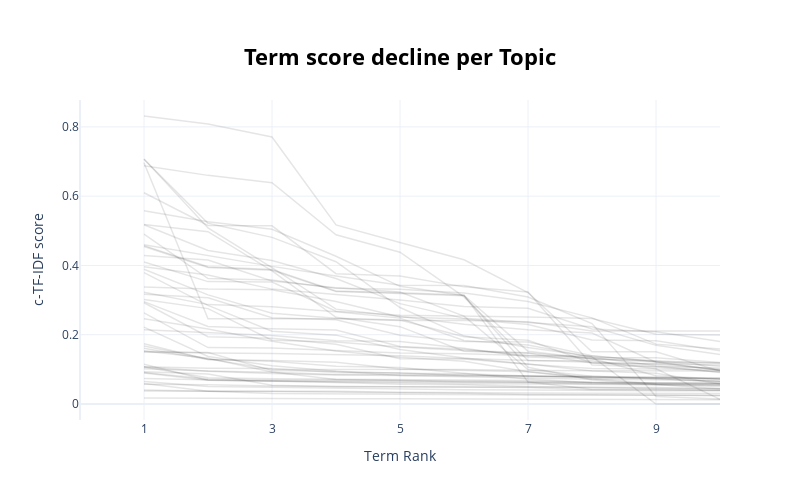

This figure's notebook cell:
### Code cell
topic_model.visualize_term_rank().show()

### Figure 1 — Plotly figure (JSON) as saved in the notebook; plotly's stock layout.template omitted (floating-point values rounded to 4 significant figures)
{"data": [{"hovertext": "<b>Topic -1</b>:call_dudley_cerniglia_inc_morning_", "line": {"color": "black", "width": 1.5}, "mode": "lines+lines", "name": "", "opacity": 0.1, "type": "scatter", "x": [1, 2, 3, 4, 5, 6, 7, 8, 9, 10], "y": [0.03764, 0.03668, 0.03018, 0.02868, 0.02753, 0.02718, 0.02628, 0.02571, 0.02546, 0.0249]}, {"hovertext": "<b>Topic 0</b>:the_in_to_of_we_and_our_year_quarte", "line": {"color": "black", "width": 1.5}, "mode": "lines+lines", "name": "", "opacity": 0.1, "type": "scatter", "x": [1, 2, 3, 4, 5, 6, 7, 8, 9, 10], "y": [0.01762, 0.01636, 0.01606, 0.01549, 0.01544, 0.01485, 0.01458, 0.01293, 0.01271, 0.01207]}, {"hovertext": "<b>Topic 1</b>:then_will_ll_results_call_update_di", "line": {"color": "black", "width": 1.5}, "mode": "lines+lines", "name": "", "opacity": 0.1, "type": "scatter", "x": [1, 2, 3, 4, 5, 6, 7, 8, 9, 10], "y": [0.04034, 0.03691, 0.03639, 0.03388, 0.03235, 0.03119, 0.02751, 0.02668, 0.02566, 0.02484]}, {"hovertext": "<b>Topic 2</b>:camp_inc_ceo_ken_president_hillenbr", "line": {"color": "black", "width": 1.5}, "mode": "lines+lines", "name": "", "opacity": 0.1, "type": "scatter", "x": [1, 2, 3, 4, 5, 6, 7, 8, 9, 10], "y": [0.4288, 0.416, 0.3553, 0.3356, 0.3233, 0.2538, 0.09972, 0.07982, 0.07308, 0.06632]}, {"hovertext": "<b>Topic 3</b>:corporation_smurfit_stone_container", "line": {"color": "black", "width": 1.5}, "mode": "lines+lines", "name": "", "opacity": 0.1, "type": "scatter", "x": [1, 2, 3, 4, 5, 6, 7, 8, 9, 10], "y": [0.3377, 0.3318, 0.3301, 0.2961, 0.251, 0.2456, 0.2296, 0.185, 0.1824, 0.1539]}, {"hovertext": "<b>Topic 4</b>:corporation_container_stone_smurfit", "line": {"color": "black", "width": 1.5}, "mode": "lines+lines", "name": "", "opacity": 0.1, "type": "scatter", "x": [1, 2, 3, 4, 5, 6, 7, 8, 9, 10], "y": [0.2955, 0.2241, 0.2176, 0.2139, 0.1662, 0.1581, 0.14, 0.1384, 0.1233, 0.1089]}, {"hovertext": "<b>Topic 5</b>:conference_ladies_gentlemen_conduct", "line": {"color": "black", "width": 1.5}, "mode": "lines+lines", "name": "", "opacity": 0.1, "type": "scatter", "x": [1, 2, 3, 4, 5, 6, 7, 8, 9, 10], "y": [0.1069, 0.0759, 0.07309, 0.07225, 0.07173, 0.07042, 0.06816, 0.06184, 0.06069, 0.06033]}, {"hovertext": "<b>Topic 6</b>:replay_internationally_midnight_eas", "line": {"color": "black", "width": 1.5}, "mode": "lines+lines", "name": "", "opacity": 0.1, "type": "scatter", "x": [1, 2, 3, 4, 5, 6, 7, 8, 9, 10], "y": [0.08986, 0.0686, 0.06663, 0.06344, 0.06094, 0.05813, 0.05788, 0.05649, 0.05542, 0.05395]}, {"hovertext": "<b>Topic 7</b>:recording_any_consent_text_permitte", "line": {"color": "black", "width": 1.5}, "mode": "lines+lines", "name": "", "opacity": 0.1, "type": "scatter", "x": [1, 2, 3, 4, 5, 6, 7, 8, 9, 10], "y": [0.1676, 0.1303, 0.1003, 0.09983, 0.09983, 0.09983, 0.09706, 0.09706, 0.09565, 0.09528]}, {"hovertext": "<b>Topic 8</b>:director_raver_inc_ceo_joe_amp_pres", "line": {"color": "black", "width": 1.5}, "mode": "lines+lines", "name": "", "opacity": 0.1, "type": "scatter", "x": [1, 2, 3, 4, 5, 6, 7, 8, 9, 10], "y": [0.4597, 0.4286, 0.3973, 0.3694, 0.3431, 0.342, 0.3088, 0.2321, 0.02145, 0.0147]}, {"hovertext": "<b>Topic 9</b>:statements_securities_looking_laws_", "line": {"color": "black", "width": 1.5}, "mode": "lines+lines", "name": "", "opacity": 0.1, "type": "scatter", "x": [1, 2, 3, 4, 5, 6, 7, 8, 9, 10], "y": [0.1148, 0.06838, 0.06656, 0.06512, 0.06275, 0.06206, 0.06115, 0.05999, 0.05892, 0.05875]}, {"hovertext": "<b>Topic 10</b>:analyst_suisse_klein_bruce_deutsch", "line": {"color": "black", "width": 1.5}, "mode": "lines+lines", "name": "", "opacity": 0.1, "type": "scatter", "x": [1, 2, 3, 4, 5, 6, 7, 8, 9, 10], "y": [0.6967, 0.2458, 0.2458, 0.2458, 0.2413, 0.2413, 0.2373, 0.2107, 0.2107, 0.2107]}, {"hovertext": "<b>Topic 11</b>:relations_investor_go_mr_ahead_con", "line": {"color": "black", "width": 1.5}, "mode": "lines+lines", "name": "", "opacity": 0.1, "type": "scatter", "x": [1, 2, 3, 4, 5, 6, 7, 8, 9, 10], "y": [0.1526, 0.1472, 0.1455, 0.1431, 0.1391, 0.1312, 0.125, 0.1204, 0.1151, 0.1001]}, {"hovertext": "<b>Topic 12</b>:ready_open_questions_operator_conc", "line": {"color": "black", "width": 1.5}, "mode": "lines+lines", "name": "", "opacity": 0.1, "type": "scatter", "x": [1, 2, 3, 4, 5, 6, 7, 8, 9, 10], "y": [0.2143, 0.206, 0.1977, 0.1826, 0.1804, 0.1606, 0.1358, 0.1299, 0.1249, 0.117]}, {"hovertext": "<b>Topic 13</b>:concluding_ken_his_back_remarks_tu", "line": {"color": "black", "width": 1.5}, "mode": "lines+lines", "name": "", "opacity": 0.1, "type": "scatter", "x": [1, 2, 3, 4, 5, 6, 7, 8, 9, 10], "y": [0.3228, 0.2869, 0.281, 0.2665, 0.2479, 0.1834, 0.17, 0.1349, 0.1104, 0.09091]}, {"hovertext": "<b>Topic 14</b>:moore_pat_ceo_stone_smurfit_presid", "line": {"color": "black", "width": 1.5}, "mode": "lines+lines", "name": "", "opacity": 0.1, "type": "scatter", "x": [1, 2, 3, 4, 5, 6, 7, 8, 9, 10], "y": [0.4572, 0.3963, 0.3887, 0.3265, 0.3208, 0.3144, 0.0632, 0.04242, 0.04242, 0.03999]}, {"hovertext": "<b>Topic 15</b>:measures_gaap_non_discussing_encou", "line": {"color": "black", "width": 1.5}, "mode": "lines+lines", "name": "", "opacity": 0.1, "type": "scatter", "x": [1, 2, 3, 4, 5, 6, 7, 8, 9, 10], "y": [0.1527, 0.1324, 0.09215, 0.07047, 0.0675, 0.06658, 0.06523, 0.06308, 0.06061, 0.06024]}, {"hovertext": "<b>Topic 16</b>:kristina_detail_turn_more_let_bit_", "line": {"color": "black", "width": 1.5}, "mode": "lines+lines", "name": "", "opacity": 0.1, "type": "scatter", "x": [1, 2, 3, 4, 5, 6, 7, 8, 9, 10], "y": [0.2221, 0.1371, 0.1107, 0.09468, 0.08891, 0.08729, 0.08061, 0.07621, 0.07385, 0.06398]}, {"hovertext": "<b>Topic 17</b>:turn_joe_call_back_ll_over_now_tim", "line": {"color": "black", "width": 1.5}, "mode": "lines+lines", "name": "", "opacity": 0.1, "type": "scatter", "x": [1, 2, 3, 4, 5, 6, 7, 8, 9, 10], "y": [0.2461, 0.2168, 0.181, 0.1532, 0.1346, 0.1231, 0.09332, 0.07325, 0.05844, 0.0544]}, {"hovertext": "<b>Topic 18</b>:statements_actual_measures_looking", "line": {"color": "black", "width": 1.5}, "mode": "lines+lines", "name": "", "opacity": 0.1, "type": "scatter", "x": [1, 2, 3, 4, 5, 6, 7, 8, 9, 10], "y": [0.05918, 0.03708, 0.03673, 0.03666, 0.03418, 0.03402, 0.03185, 0.03089, 0.03075, 0.03034]}, {"hovertext": "<b>Topic 19</b>:moore_pat_ceo_stone_smurfit_presid", "line": {"color": "black", "width": 1.5}, "mode": "lines+lines", "name": "", "opacity": 0.1, "type": "scatter", "x": [1, 2, 3, 4, 5, 6, 7, 8, 9, 10], "y": [0.4545, 0.394, 0.3864, 0.3245, 0.3189, 0.3126, 0.1059, 0.06922, 0.05655, 0.04427]}, {"hovertext": "<b>Topic 20</b>:ceo_inc_president_corp_raver_joe_h", "line": {"color": "black", "width": 1.5}, "mode": "lines+lines", "name": "", "opacity": 0.1, "type": "scatter", "x": [1, 2, 3, 4, 5, 6, 7, 8, 9, 10], "y": [0.3891, 0.3149, 0.2623, 0.2478, 0.2427, 0.1942, 0.184, 0.1185, 0.1162, 0.1128]}, {"hovertext": "<b>Topic 21</b>:me_if_please_call_812_mail_hesitat", "line": {"color": "black", "width": 1.5}, "mode": "lines+lines", "name": "", "opacity": 0.1, "type": "scatter", "x": [1, 2, 3, 4, 5, 6, 7, 8, 9, 10], "y": [0.09072, 0.07249, 0.06941, 0.06927, 0.06763, 0.06365, 0.06258, 0.05786, 0.05762, 0.05673]}, {"hovertext": "<b>Topic 22</b>:turn_now_chuck_review_over_discuss", "line": {"color": "black", "width": 1.5}, "mode": "lines+lines", "name": "", "opacity": 0.1, "type": "scatter", "x": [1, 2, 3, 4, 5, 6, 7, 8, 9, 10], "y": [0.161, 0.1281, 0.1259, 0.1204, 0.1014, 0.09743, 0.09302, 0.07666, 0.07612, 0.07226]}, {"hovertext": "<b>Topic 23</b>:corporation_moore_chairman_ceo_con", "line": {"color": "black", "width": 1.5}, "mode": "lines+lines", "name": "", "opacity": 0.1, "type": "scatter", "x": [1, 2, 3, 4, 5, 6, 7, 8, 9, 10], "y": [0.3959, 0.3724, 0.3317, 0.3165, 0.3002, 0.2815, 0.2767, 0.2164, 0.2088, 0.1808]}, {"hovertext": "<b>Topic 24</b>:officer_chief_lucchese_president_c", "line": {"color": "black", "width": 1.5}, "mode": "lines+lines", "name": "", "opacity": 0.1, "type": "scatter", "x": [1, 2, 3, 4, 5, 6, 7, 8, 9, 10], "y": [0.1497, 0.1488, 0.09644, 0.09491, 0.08242, 0.07816, 0.07412, 0.07147, 0.07015, 0.06584]}, {"hovertext": "<b>Topic 25</b>:ken_call_prepared_will_cindy_start", "line": {"color": "black", "width": 1.5}, "mode": "lines+lines", "name": "", "opacity": 0.1, "type": "scatter", "x": [1, 2, 3, 4, 5, 6, 7, 8, 9, 10], "y": [0.05702, 0.05576, 0.05184, 0.05089, 0.04875, 0.04872, 0.04771, 0.04131, 0.04013, 0.03944]}, {"hovertext": "<b>Topic 27</b>:ready_open_joined_session_kim_ques", "line": {"color": "black", "width": 1.5}, "mode": "lines+lines", "name": "", "opacity": 0.1, "type": "scatter", "x": [1, 2, 3, 4, 5, 6, 7, 8, 9, 10], "y": [0.1076, 0.1034, 0.1027, 0.09117, 0.09018, 0.08123, 0.08066, 0.07827, 0.07762, 0.07113]}, {"hovertext": "<b>Topic 28</b>:recording_or_any_replay_be_audio_h", "line": {"color": "black", "width": 1.5}, "mode": "lines+lines", "name": "", "opacity": 0.1, "type": "scatter", "x": [1, 2, 3, 4, 5, 6, 7, 8, 9, 10], "y": [0.0651, 0.05089, 0.04813, 0.04543, 0.04293, 0.04144, 0.04009, 0.03852, 0.03834, 0.03834]}, {"hovertext": "<b>Topic 29</b>:cfo_lucchese_inc_cindy_svp_hillenb", "line": {"color": "black", "width": 1.5}, "mode": "lines+lines", "name": "", "opacity": 0.1, "type": "scatter", "x": [1, 2, 3, 4, 5, 6, 7, 8, 9, 10], "y": [0.5579, 0.5262, 0.5046, 0.4265, 0.3397, 0.3132, 0.1525, 0.131, 0.121, 0.1191]}, {"hovertext": "<b>Topic 30</b>:joined_call_joining_morning_cernig", "line": {"color": "black", "width": 1.5}, "mode": "lines+lines", "name": "", "opacity": 0.1, "type": "scatter", "x": [1, 2, 3, 4, 5, 6, 7, 8, 9, 10], "y": [0.07339, 0.07018, 0.06709, 0.06186, 0.05675, 0.05526, 0.05022, 0.04761, 0.04485, 0.0446]}, {"hovertext": "<b>Topic 31</b>:warburg_ubs_analyst_hoffman_bill_s", "line": {"color": "black", "width": 1.5}, "mode": "lines+lines", "name": "", "opacity": 0.1, "type": "scatter", "x": [1, 2, 3, 4, 5, 6, 7, 8, 9, 10], "y": [0.8315, 0.8086, 0.7709, 0.5169, 0.4662, 0.4165, 0.3218, 0.1507, 0.1507, 0.09518]}, {"hovertext": "<b>Topic 32</b>:cindy_lucchese_cfo_turn_now_over_c", "line": {"color": "black", "width": 1.5}, "mode": "lines+lines", "name": "", "opacity": 0.1, "type": "scatter", "x": [1, 2, 3, 4, 5, 6, 7, 8, 9, 10], "y": [0.3791, 0.2847, 0.2102, 0.1988, 0.1571, 0.1326, 0.1154, 0.09518, 0.08853, 0.058]}, {"hovertext": "<b>Topic 33</b>:morning_good_thank_tim_you_thanks_", "line": {"color": "black", "width": 1.5}, "mode": "lines+lines", "name": "", "opacity": 0.1, "type": "scatter", "x": [1, 2, 3, 4, 5, 6, 7, 8, 9, 10], "y": [0.5184, 0.4975, 0.3841, 0.2504, 0.2234, 0.1522, 0.1466, 0.1185, 0.1081, 0.104]}, {"hovertext": "<b>Topic 34</b>:morning_chief_officer_controller_p", "line": {"color": "black", "width": 1.5}, "mode": "lines+lines", "name": "", "opacity": 0.1, "type": "scatter", "x": [1, 2, 3, 4, 5, 6, 7, 8, 9, 10], "y": [0.1018, 0.09525, 0.09163, 0.08548, 0.08541, 0.08466, 0.07971, 0.07971, 0.0758, 0.07475]}, {"hovertext": "<b>Topic 35</b>:thank_great_much_thanks_right_you_", "line": {"color": "black", "width": 1.5}, "mode": "lines+lines", "name": "", "opacity": 0.1, "type": "scatter", "x": [1, 2, 3, 4, 5, 6, 7, 8, 9, 10], "y": [0.4902, 0.3623, 0.3582, 0.3338, 0.3311, 0.3207, 0.2961, 0.2486, 0.1728, 0.1587]}, {"hovertext": "<b>Topic 36</b>:hinrichs_cfo_chuck_stone_smurfit_j", "line": {"color": "black", "width": 1.5}, "mode": "lines+lines", "name": "", "opacity": 0.1, "type": "scatter", "x": [1, 2, 3, 4, 5, 6, 7, 8, 9, 10], "y": [0.6098, 0.5154, 0.5144, 0.3762, 0.3698, 0.3382, 0.3236, 0.1127, 0.1068, 0.09263]}, {"hovertext": "<b>Topic 37</b>:svp_cfo_inc_cerniglia_lucchese_hil", "line": {"color": "black", "width": 1.5}, "mode": "lines+lines", "name": "", "opacity": 0.1, "type": "scatter", "x": [1, 2, 3, 4, 5, 6, 7, 8, 9, 10], "y": [0.7071, 0.5081, 0.3939, 0.2739, 0.2528, 0.2301, 0.2144, 0.2049, 0.1206, 0.09732]}, {"hovertext": "<b>Topic 38</b>:your_participation_happy_questions", "line": {"color": "black", "width": 1.5}, "mode": "lines+lines", "name": "", "opacity": 0.1, "type": "scatter", "x": [1, 2, 3, 4, 5, 6, 7, 8, 9, 10], "y": [0.1737, 0.1285, 0.1233, 0.1093, 0.1054, 0.08804, 0.0723, 0.06107, 0.05611, 0.05021]}, {"hovertext": "<b>Topic 39</b>:raver_mr_pleasure_executive_my_go_", "line": {"color": "black", "width": 1.5}, "mode": "lines+lines", "name": "", "opacity": 0.1, "type": "scatter", "x": [1, 2, 3, 4, 5, 6, 7, 8, 9, 10], "y": [0.2633, 0.1629, 0.1618, 0.1548, 0.147, 0.1449, 0.1385, 0.1342, 0.1334, 0.1199]}, {"hovertext": "<b>Topic 40</b>:ken_camp_pleasure_my_turn_presiden", "line": {"color": "black", "width": 1.5}, "mode": "lines+lines", "name": "", "opacity": 0.1, "type": "scatter", "x": [1, 2, 3, 4, 5, 6, 7, 8, 9, 10], "y": [0.2922, 0.1942, 0.1895, 0.1722, 0.1308, 0.1297, 0.1145, 0.1023, 0.1013, 0.09878]}, {"hovertext": "<b>Topic 41</b>:ir_gordon_chris_inc_director_hille", "line": {"color": "black", "width": 1.5}, "mode": "lines+lines", "name": "", "opacity": 0.1, "type": "scatter", "x": [1, 2, 3, 4, 5, 6, 7, 8, 9, 10], "y": [0.6879, 0.6601, 0.6388, 0.4886, 0.4382, 0.3092, 0.1253, 0.1246, 0.1018, 0.01372]}, {"hovertext": "<b>Topic 42</b>:vp_lanning_ir_mark_inc_treasury_co", "line": {"color": "black", "width": 1.5}, "mode": "lines+lines", "name": "", "opacity": 0.1, "type": "scatter", "x": [1, 2, 3, 4, 5, 6, 7, 8, 9, 10], "y": [0.5177, 0.4434, 0.4143, 0.3623, 0.2898, 0.2472, 0.235, 0.223, 0.1693, 0.1431]}, {"hovertext": "<b>Topic 43</b>:thank_chuck_thanks_you_ken_cindy_j", "line": {"color": "black", "width": 1.5}, "mode": "lines+lines", "name": "", "opacity": 0.1, "type": "scatter", "x": [1, 2, 3, 4, 5, 6, 7, 8, 9, 10], "y": [0.7065, 0.522, 0.4811, 0.4109, 0.2785, 0.1968, 0.1634, 0.1368, 1e-05, 1e-05]}, {"hovertext": "<b>Topic 44</b>:uncertainties_risks_statements_sea", "line": {"color": "black", "width": 1.5}, "mode": "lines+lines", "name": "", "opacity": 0.1, "type": "scatter", "x": [1, 2, 3, 4, 5, 6, 7, 8, 9, 10], "y": [0.09293, 0.08691, 0.05391, 0.04982, 0.04977, 0.04949, 0.04881, 0.04771, 0.04768, 0.04345]}, {"hovertext": "<b>Topic 45</b>:chairman_corporation_moore_contain", "line": {"color": "black", "width": 1.5}, "mode": "lines+lines", "name": "", "opacity": 0.1, "type": "scatter", "x": [1, 2, 3, 4, 5, 6, 7, 8, 9, 10], "y": [0.4099, 0.3534, 0.3519, 0.268, 0.2564, 0.2542, 0.2512, 0.2469, 0.2016, 0.1994]}, {"hovertext": "<b>Topic 46</b>:comes_question_next_from_please_go", "line": {"color": "black", "width": 1.5}, "mode": "lines+lines", "name": "", "opacity": 0.1, "type": "scatter", "x": [1, 2, 3, 4, 5, 6, 7, 8, 9, 10], "y": [0.3015, 0.2754, 0.184, 0.179, 0.1644, 0.1545, 0.1477, 0.1314, 0.08189, 0.07253]}, {"hovertext": "<b>Topic 47</b>:concluding_his_back_remarks_joe_tu", "line": {"color": "black", "width": 1.5}, "mode": "lines+lines", "name": "", "opacity": 0.1, "type": "scatter", "x": [1, 2, 3, 4, 5, 6, 7, 8, 9, 10], "y": [0.317, 0.3067, 0.2493, 0.2435, 0.1984, 0.1802, 0.1788, 0.1395, 0.1221, 0.09681]}, {"hovertext": "<b>Topic 48</b>:questions_considerations_refrain_q", "line": {"color": "black", "width": 1.5}, "mode": "lines+lines", "name": "", "opacity": 0.1, "type": "scatter", "x": [1, 2, 3, 4, 5, 6, 7, 8, 9, 10], "y": [0.1068, 0.09434, 0.08819, 0.08355, 0.08252, 0.08144, 0.08077, 0.07547, 0.07476, 0.07444]}], "layout": {"height": 500, "hoverlabel": {"bgcolor": "white", "font": {"family": "Rockwell", "size": 16}}, "showlegend": false, "title": {"font": {"color": "Black", "size": 22}, "text": "<b>Term score decline per Topic</b>", "x": 0.5, "xanchor": "center", "y": 0.9, "yanchor": "top"}, "width": 800, "xaxis": {"dtick": 2, "range": [0, 10], "tick0": 1, "title": {"text": "Term Rank"}}, "yaxis": {"title": {"text": "c-TF-IDF score"}}}}
